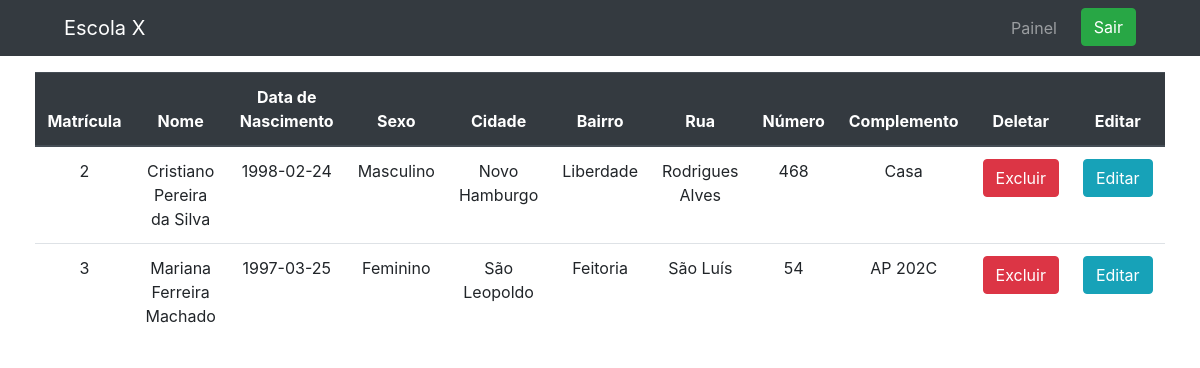
The app's page /consulta-alunos.php (signed in) with its own data.
### tables this page shows
CREATE TABLE `alunos` (
  `matrícula` int(11) NOT NULL,
  `nome` varchar(45) NOT NULL,
  `sexo` varchar(45) NOT NULL,
  `data_nascimento` varchar(45) NOT NULL,
  `cidade` varchar(45) NOT NULL,
  `bairro` varchar(45) NOT NULL,
  `rua` varchar(45) NOT NULL,
  `numero` varchar(45) NOT NULL,
  `complemento` varchar(45) NOT NULL,
  `turma` int(11) DEFAULT NULL
);

### consulta-alunos.php (the view, shortened to what this page needs)
<?php
  include('conexao.php');
?>
<!DOCTYPE html>
<html lang="pt-br">
<head>
    <link rel="stylesheet" href="https://stackpath.bootstrapcdn.com/bootstrap/4.5.0/css/bootstrap.min.css">
    <link rel="stylesheet" href="views/style/design.css">
</head>
<body>
      <nav class="navbar navbar-expand-sm navbar-dark bg-dark">
          <a href="/Tarefa%20Estágio/painel.php" class="navbar-brand ml-5">Escola X</a>
          <div class="collapse navbar-collapse">
            <ul class="navbar-nav ml-auto mr-5">
              <li class="nav-item">
                <a href="painel.php" class=" mr-3 nav-link">Painel</a>
              </li>
              <li class="nav-item ">
                 <a class="btn btn-success " href="logout.php">Sair</a>
              </li>
            </ul>
          </div>
      </nav>
    <?php
    $sql = "SELECT * FROM alunos";
    $result = $conexao->query($sql);
    if($result->num_rows > 0)
    {
      ?>
      <table class="table container mt-3">
        <thead class="thead-dark">
            <tr>
            <th class="text-center" scope="col">Matrícula</th>
            <th class="text-center" scope="col">Nome</th>
            <th class="text-center" scope="col">Data de Nascimento</th>
            <th class="text-center" scope="col">Sexo</th>
            <th class="text-center" scope="col">Cidade</th>
            <th class="text-center" scope="col">Bairro</th>
            <th class="text-center" scope="col">Rua</th>
            <th class="text-center" scope="col">Número</th>
            <th class="text-center" scope="col">Complemento</th>
            <th class="text-center" scope="col">Deletar</th>
            <th class="text-center" scope="col">Editar</th>
            </tr>
        </thead>
        <tbody>
      <?php
      while( $row = $result->fetch_assoc()){
        echo "<form action='' method='POST'>";
        echo "<tr>";
        echo "<td class='text-center'>".$row['matrícula'] . "</td>";
        echo "<td class='text-center'>".$row['nome'] . "</td>";
        echo "<td class='text-center'>".$row['data_nascimento'] . "</td>";
        echo "<td class='text-center'>".$row['sexo'] . "</td>";
        echo "<td class='text-center'>".$row['cidade'] . "</td>";
        echo "<td class='text-center'>".$row['bairro'] . "</td>";
        echo "<td class='text-center'>".$row['rua'] . "</td>";
        echo "<td class='text-center'>".$row['numero'] . "</td>";
        echo "<td class='text-center'>".$row['complemento'] . "</td>";
        echo "<td class='text-center'><input type='submit' name='delete' value='Excluir' class='btn btn-danger' /></td>";
        echo "<td class='text-center'><a href='edit-aluno.php?id=".$row['matrícula']."' class='btn btn-info'>Editar</a></td>";
        echo "</tr>";
        echo "</form>";
      }
      ?>
      </table>
      <?php
    }
    else
    {
      echo "<div class='container mt-5 text-center'> Não há alunos cadastrados no momento.";
    }
      ?>

### views/style/design.css (style rules this page uses)
.container { width: 700px; }

### records on screen
alunos: matrícula "2", nome "Cristiano Pereira da Silva", data_nascimento "1998-02-24", sexo "Masculino", cidade "Novo Hamburgo", bairro "Liberdade", rua "Rodrigues Alves", numero "468", complemento "Casa"
alunos: matrícula "3", nome "Mariana Ferreira Machado", data_nascimento "1997-03-25", sexo "Feminino", cidade "São Leopoldo", bairro "Feitoria", rua "São Luís", numero "54", complemento "AP 202C"
